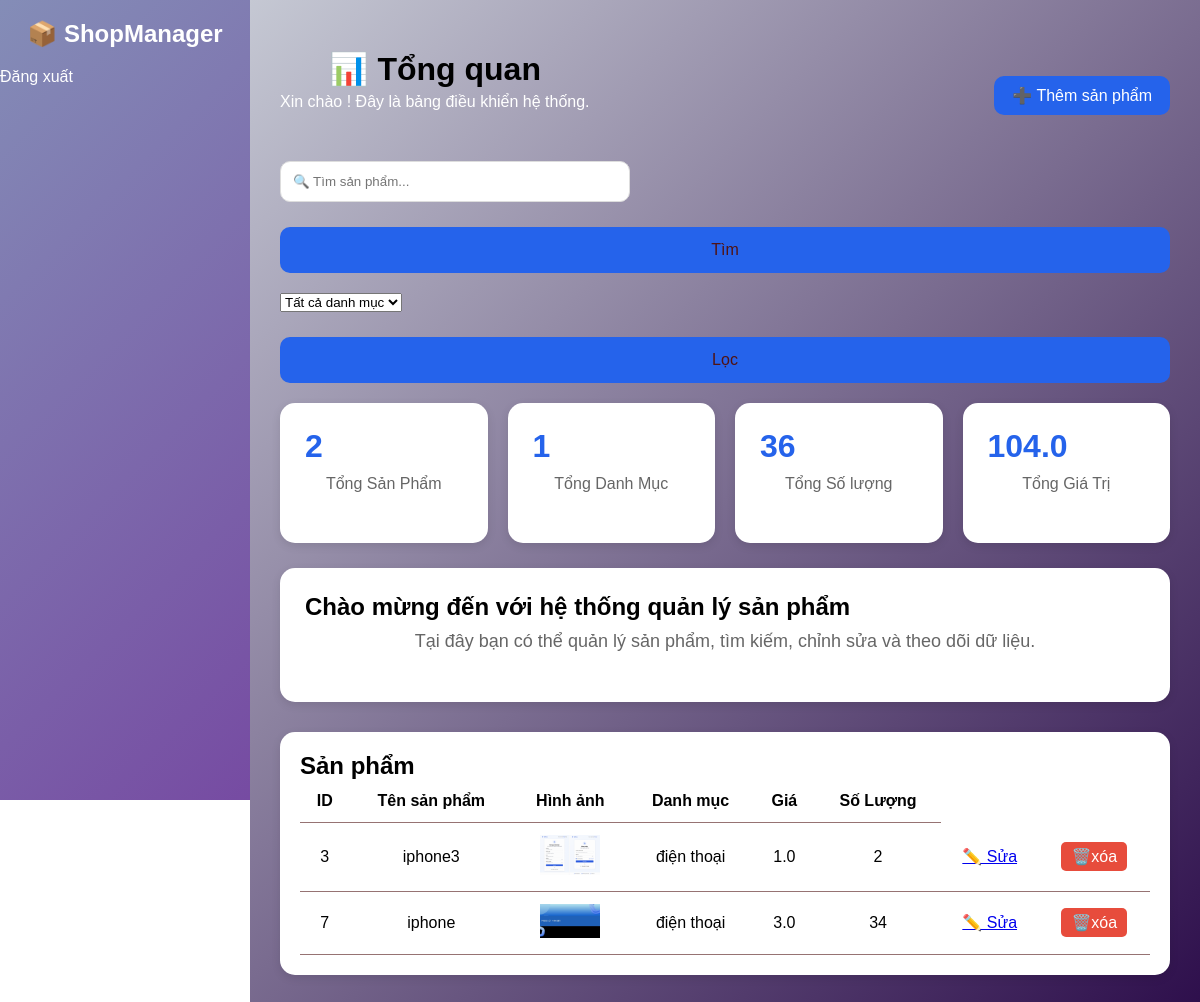
Page /dashboard on the earlier database version.
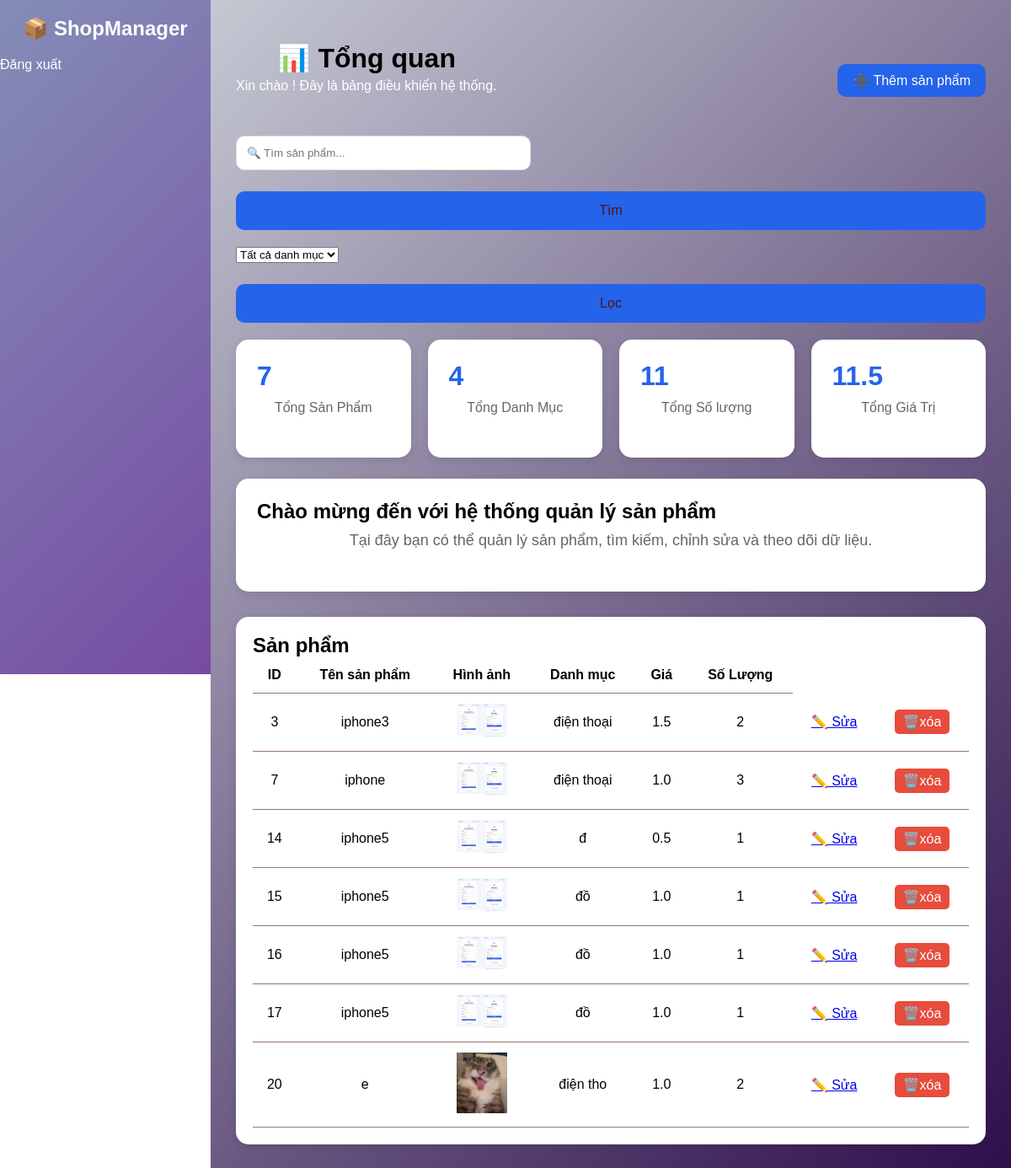
Same page on the later database version.
### tables this page shows
CREATE TABLE products(
        id INTEGER PRIMARY KEY AUTOINCREMENT,
        name TEXT,
        category TEXT,
        price REAL,
        quantity INTEGER,
        code TEXT,
        image TEXT
    );

### app.py (the view, shortened to what this page needs)
@app.route('/dashboard', methods=['GET', 'POST'])
def dashboard():
    conn = sqlite3.connect("products.db")
    c = conn.cursor()
    keyword = request.args.get("keyword", "")
    category = request.args.get("category", "")
    c.execute("SELECT COUNT(DISTINCT category) FROM products")
    total_category = c.fetchone()[0]
    c.execute("SELECT SUM(price * quantity) FROM products")
    total_price = c.fetchone()[0] or 0
    c.execute("SELECT SUM(quantity) FROM products")
    total_quantity = c.fetchone()[0] or 0
    sql = "SELECT * FROM products WHERE 1=1"
    params = []
    if keyword:
       sql += " AND name LIKE ?"
       params.append(f"%{keyword}%")
    if category:
       sql += " AND category = ?"
       params.append(category)
    c.execute(sql, params)
    products = c.fetchall()
    total_products = len(products)
    c.execute("SELECT DISTINCT category FROM products")
    categories = c.fetchall()
    conn.close()
    return render_template(
    'dashboard.html',
    products=products,
    categories=categories,
    keyword=keyword,
    total_products=total_products,
    total_category=total_category,
    total_price=total_price,
    total_quantity=total_quantity
)

### templates/dashboard.html (shortened to what this page needs)
{% extends "base.html" %}
{% block content %}
<body class="dashboard-page"></body>
<div class="dashboard">
    <div class="dashboard-header">
        <div>
            <h1>📊 Tổng quan</h1>
            <p>Xin chào ! Đây là bảng điều khiển hệ thống.</p>
        </div>
        <button class="add-btn"  onclick="toggleForm()">
            ➕ Thêm sản phẩm
        </button>
</div>
    </div>
    <div class="top-search">
    <form method="GET" action="/dashboard">
        <input
            type="text"
            name="keyword"
            placeholder="🔍 Tìm sản phẩm..."
            value="{{ keyword }}"
        >
        <button type="submit">
            Tìm
        </button>
    </form>
</div>
<form method="GET" action="/dashboard">
    <select name="category">
        <option value="">
            Tất cả danh mục
        </option>
    </select>
    <button type="submit">
        Lọc
    </button>
</form>
    <div class="cards">
        <div class="card-box">
            <h2>{{ total_products }}</h2>
            <p>Tổng Sản Phẩm</p>
        </div>
        <div class="card-box">
            <h2>{{ total_category}}</h2>
            <p> Tổng Danh Mục</p>
        </div>
        <div class="card-box">
            <h2>{{ total_quantity}}</h2>
            <p>Tổng Số lượng</p>
        </div>
        <div class="card-box">
            <h2>{{ total_price}}</h2>
            <p>Tổng Giá Trị</p>
        </div>
    </div>
    <div class="welcome-box">
        <h2>Chào mừng đến với hệ thống quản lý sản phẩm</h2>
        <p>
            Tại đây bạn có thể quản lý sản phẩm,
            tìm kiếm, chỉnh sửa và theo dõi dữ liệu.
        </p>
    </div>
    <div class="table-container">
        <h2>Sản phẩm </h2>
        <table>
            <thead>
                <tr>
                    <th>ID</th>
                    <th>Tên sản phẩm</th>
                    <th>Hình ảnh</th>
                    <th>Danh mục</th>
                    <th>Giá</th>
                    <th>Số Lượng</th>
                </tr>
            </thead>
 <tbody>
{% for product in products %}
<tr>
<td>{{ product[0] }}</td>
<td>{{ product[1] }}</td>
<td>
    <img
        src="{{ url_for('static',
        filename='uploads/' + product[6]) }}"
        width="60">
</td>
<td>{{ product[2] }}</td>
<td>{{ product[3] }}</td>
<td>{{ product[4] }}</td>
<td>
    <a href="#"
       onclick="editProduct(
       '{{ product[0] }}',
       '{{ product[1] }}',
       '{{ product[2] }}',
       '{{ product[3] }}',
       '{{ product[4] }}',
       '{{ product[5] }}'
       )">
       ✏️ Sửa
    </a>
</td>
    <td>
        <a href="{{ url_for('delete_product', id=product[0]) }}"
           onclick="return confirm('Bạn có chắc muốn xóa sản phẩm này?')"
           class="delete-btn">
            🗑️xóa
        </a>
    </td>
</tr>
</tbody>
{% endfor %}
</table>
    </div>
</div>
{% endblock %}

### templates/base.html (shortened to what this page needs)
<!DOCTYPE html>
<html lang="vi">
<head>
    <link rel="stylesheet"
          href="{{ url_for('static', filename='style.css') }}">
</head>
<body>
<div class="sidebar">
    <h2>📦 ShopManager</h2>
    <a class="menu-item logout" href="/login">
        Đăng xuất
    </a>
</div>
<div class="main-content">
    {% block content %}
    {% endblock %}
</body>
</html>

### static/style.css (style rules this page uses)
* { margin:0; padding:0; box-sizing:border-box; font-family:Arial, sans-serif; }
h1 { text-align:center; margin-top:20px; }
p { text-align:center; color:#666; margin-bottom:25px; }
input { width:100%; padding:12px; border:1px solid #ddd; border-radius:10px; }
button { width:100%; padding:14px; margin-top:25px; border:none; border-radius:10px; background:#2563eb; color:rgb(80, 19, 19); font-size:16px; cursor:pointer; }
body { margin:0; font-family:Arial, sans-serif; }
.sidebar { width:250px; height:100vh; position:fixed; left:0; top:0; background: linear-gradient(135deg,#848db7,#764ba2); color:white; }
.sidebar h2 { text-align:center; padding:20px 0; }
.sidebar a { color:white; text-decoration:none; }
.main-content { margin-left:250px; padding:30px; background: linear-gradient(135deg,#c5c8d3,#2e0f4c); min-height:100vh; }
.cards { display:flex; gap:20px; margin-top:20px; }
.card-box { flex:1; background:white; padding:25px; border-radius:15px; box-shadow:0 3px 10px rgba(0,0,0,.1); }
.card-box h2 { color:#fcfcfc; }
.table-container { margin-top:30px; background:rgb(255, 255, 255); padding:20px; border-radius:15px; box-shadow:0 3px 10px rgba(0,0,0,.1); }
table { width:100%; border-collapse:collapse; }
table th, table td { border-bottom:1px solid #967373; padding:12px; text-align:center; }
.welcome-box p { color: #ffffff; font-size: 18px; font-weight: 500; }
.dashboard-header { display:flex; justify-content:space-between; align-items:center; margin-bottom:25px; }
.dashboard-header h1 { margin-bottom:5px; }
.dashboard-header p { color:#ffffff; }
.add-btn { width:auto; padding:10px 18px; background:#2563eb; color:white; }
.top-search { margin-bottom:20px; }
.top-search input { width:350px; padding:12px; border:1px solid #ddd; border-radius:10px; }
.cards { display:grid; grid-template-columns:repeat(4,1fr); gap:20px; margin-bottom:25px; }
.card-box { background:rgb(255, 255, 255); padding:25px; border-radius:15px; box-shadow:0 3px 10px rgba(0,0,0,.1); }
.card-box h2 { color:#2563eb; font-size:32px; margin-bottom:10px; }
.welcome-box { background:white; padding:25px; border-radius:15px; margin-bottom:25px; box-shadow:0 3px 10px rgba(0,0,0,.1); }
.welcome-box h2 { margin-bottom:10px; }
.welcome-box p { color:#666; }
.delete-btn { background: #e74c3c; color: white; padding: 6px 10px; border-radius: 5px; text-decoration: none; }

Differences in the rows shown:
changed products "iphone3": price "1.0" → "1.5"
changed products "iphone": image: a different picture; price "3.0" → "1.0"; quantity "34" → "3"
added products: id "14", name "iphone5", image (picture), category "đ", price "0.5", quantity "1"
added products: id "15", name "iphone5", image (picture), category "đồ", price "1.0", quantity "1"
added products: id "16", name "iphone5", image (picture), category "đồ", price "1.0", quantity "1"
added products: id "17", name "iphone5", image (picture), category "đồ", price "1.0", quantity "1"
added products: id "20", name "e", image (picture), category "điện tho", price "1.0", quantity "2"
Other differences:
{{ total_products }}: "2" → "7"
{{ total_category }}: "1" → "4"
{{ total_quantity }}: "36" → "11"
{{ total_price }}: "104.0" → "11.5"
